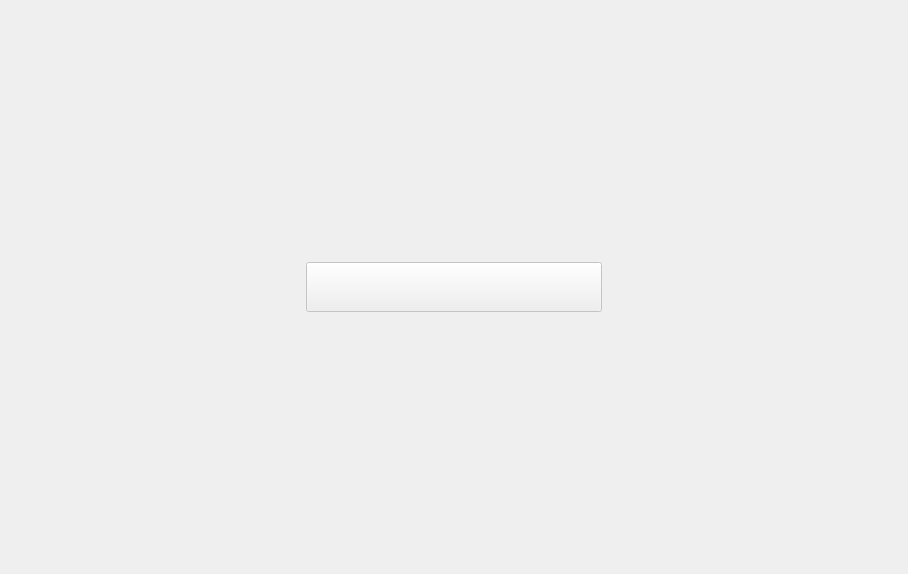
<?xml version="1.0" encoding="UTF-8"?>
<ui version="4.0">
 <class>welcome_form</class>
 <widget class="QMainWindow" name="welcome_form">
  <property name="geometry">
   <rect>
    <x>0</x>
    <y>0</y>
    <width>908</width>
    <height>574</height>
   </rect>
  </property>
  <property name="windowTitle">
   <string>Market Asset Simulation - Welcome</string>
  </property>
  <widget class="QWidget" name="centralwidget">
   <layout class="QVBoxLayout" name="verticalLayout">
    <item>
     <layout class="QVBoxLayout" name="verticalLayout_2" stretch="1,0,1">
      <item>
       <layout class="QVBoxLayout" name="verticalLayout_3" stretch="0">
        <item>
         <widget class="QLabel" name="label_3">
          <property name="text">
           <string/>
          </property>
         </widget>
        </item>
       </layout>
      </item>
      <item>
       <layout class="QHBoxLayout" name="horizontalLayout" stretch="1,1,1">
        <item>
         <layout class="QVBoxLayout" name="verticalLayout_5"/>
        </item>
        <item>
         <layout class="QVBoxLayout" name="verticalLayout_9" stretch="0">
          <item>
           <widget class="QPushButton" name="button_next">
            <property name="enabled">
             <bool>false</bool>
            </property>
            <property name="minimumSize">
             <size>
              <width>0</width>
              <height>50</height>
             </size>
            </property>
            <property name="maximumSize">
             <size>
              <width>16777215</width>
              <height>16777215</height>
             </size>
            </property>
            <property name="font">
             <font>
              <pointsize>16</pointsize>
              <weight>75</weight>
              <bold>true</bold>
             </font>
            </property>
            <property name="text">
             <string/>
            </property>
           </widget>
          </item>
         </layout>
        </item>
        <item>
         <layout class="QVBoxLayout" name="verticalLayout_8"/>
        </item>
       </layout>
      </item>
      <item>
       <layout class="QVBoxLayout" name="verticalLayout_4" stretch="0">
        <item>
         <widget class="QLabel" name="label_2">
          <property name="text">
           <string/>
          </property>
         </widget>
        </item>
       </layout>
      </item>
     </layout>
    </item>
   </layout>
  </widget>
 </widget>
 <resources/>
 <connections/>
</ui>
